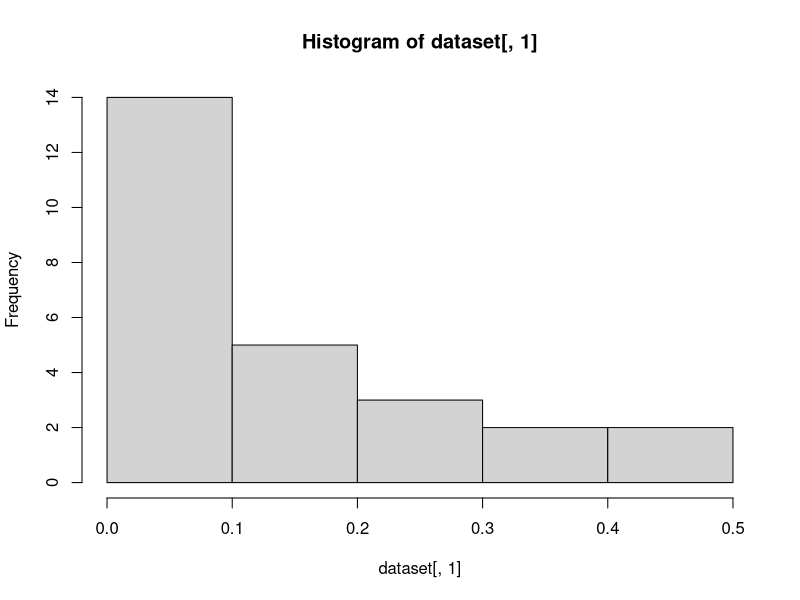
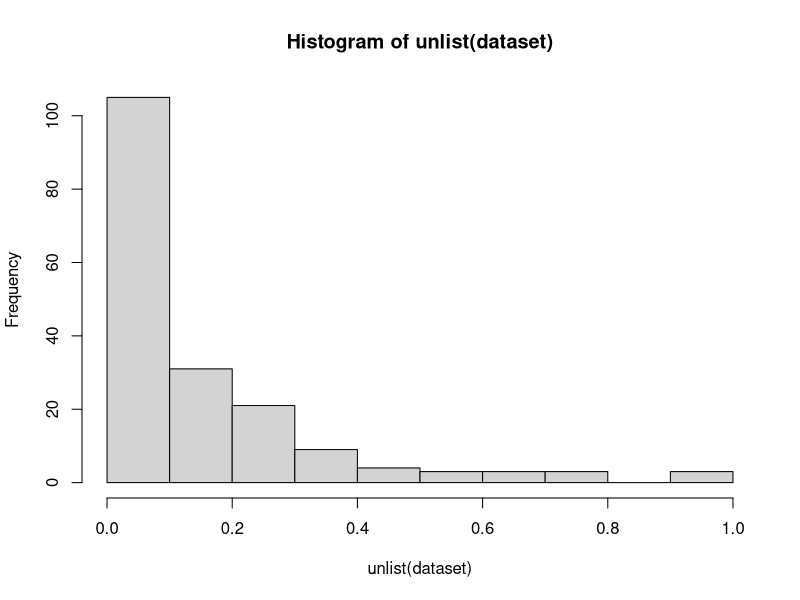
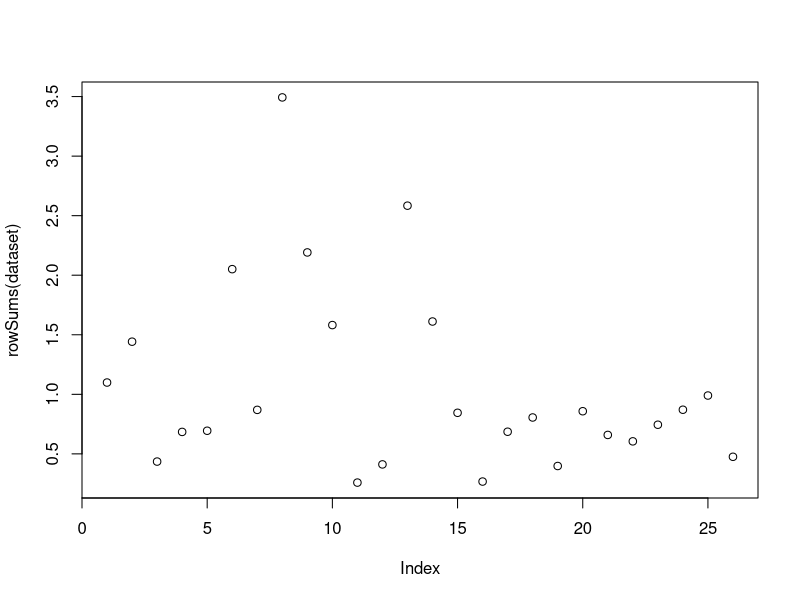
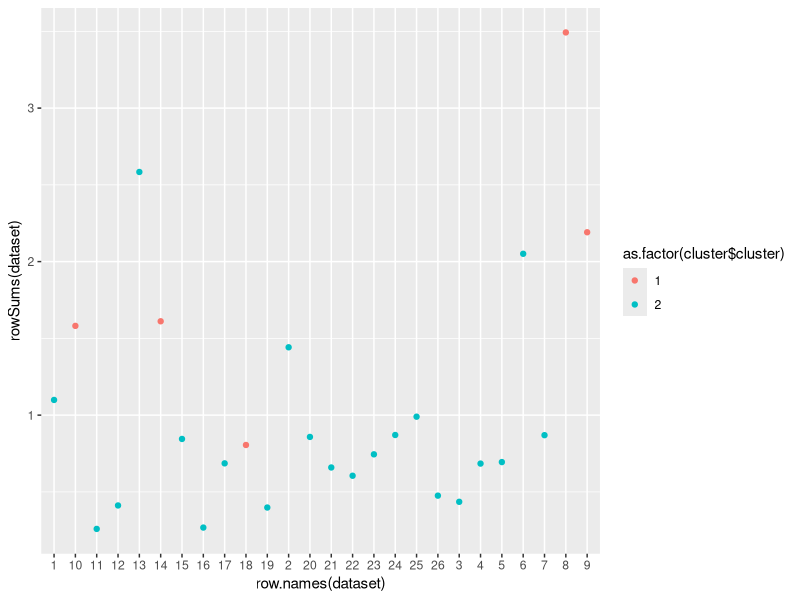

Generate these figures, in order, with R:
dataset = data.frame(matrix(rexp(26 * 7, rate = 10), 26, 7))

dataset


hist(dataset[, 1])


subset = sample(1:16, size = 8)

dataset[subset,] = matrix(rexp(8 * 7, rate = 3), 8, 7)

dataset[dataset > 1] = 1

hist(unlist(dataset))

cluster = kmeans(dataset$X1, centers = 2)
cluster$cluster
plot(rowSums(dataset))


library(ggplot2)

ggplot(dataset, aes(x = row.names(dataset), y = rowSums(dataset))) + 
  geom_point(aes(color = as.factor(cluster$cluster))) 
  
